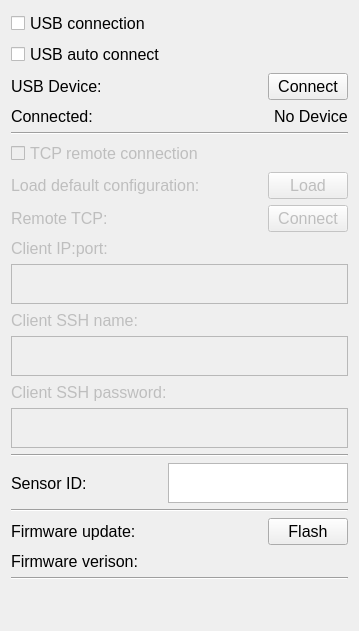
        <widget class="QWidget" name="tab_6">
         <attribute name="title">
          <string>Connection</string>
         </attribute>
         <layout class="QGridLayout" name="gridLayout_31">
          <item row="18" column="0">
           <layout class="QHBoxLayout" name="horizontalLayout_21">
            <item>
             <widget class="QLabel" name="label_69">
              <property name="sizePolicy">
               <sizepolicy hsizetype="Fixed" vsizetype="Fixed">
                <horstretch>0</horstretch>
                <verstretch>0</verstretch>
               </sizepolicy>
              </property>
              <property name="maximumSize">
               <size>
                <width>250</width>
                <height>30</height>
               </size>
              </property>
              <property name="font">
               <font>
                <pointsize>12</pointsize>
               </font>
              </property>
              <property name="text">
               <string>Firmware update:</string>
              </property>
             </widget>
            </item>
            <item>
             <spacer name="horizontalSpacer_36">
              <property name="orientation">
               <enum>Qt::Horizontal</enum>
              </property>
              <property name="sizeHint" stdset="0">
               <size>
                <width>40</width>
                <height>20</height>
               </size>
              </property>
             </spacer>
            </item>
            <item>
             <widget class="QPushButton" name="activate_boot_mode_button">
              <property name="sizePolicy">
               <sizepolicy hsizetype="Fixed" vsizetype="Fixed">
                <horstretch>0</horstretch>
                <verstretch>0</verstretch>
               </sizepolicy>
              </property>
              <property name="maximumSize">
               <size>
                <width>90</width>
                <height>30</height>
               </size>
              </property>
              <property name="font">
               <font>
                <pointsize>12</pointsize>
               </font>
              </property>
              <property name="text">
               <string>Flash</string>
              </property>
             </widget>
            </item>
           </layout>
          </item>
          <item row="19" column="0">
           <layout class="QHBoxLayout" name="horizontalLayout_22">
            <item>
             <widget class="QLabel" name="label_10">
              <property name="font">
               <font>
                <pointsize>12</pointsize>
               </font>
              </property>
              <property name="text">
               <string>Firmware verison:</string>
              </property>
             </widget>
            </item>
            <item>
             <spacer name="horizontalSpacer_30">
              <property name="orientation">
               <enum>Qt::Horizontal</enum>
              </property>
              <property name="sizeHint" stdset="0">
               <size>
                <width>40</width>
                <height>20</height>
               </size>
              </property>
             </spacer>
            </item>
            <item>
             <widget class="QLabel" name="firmware_version_label">
              <property name="text">
               <string/>
              </property>
             </widget>
            </item>
           </layout>
          </item>
          <item row="0" column="0">
           <widget class="QCheckBox" name="usb_connection_checkBox">
            <property name="font">
             <font>
              <pointsize>12</pointsize>
             </font>
            </property>
            <property name="text">
             <string>USB connection</string>
            </property>
           </widget>
          </item>
          <item row="3" column="0">
           <layout class="QHBoxLayout" name="horizontalLayout_3">
            <item>
             <widget class="QLabel" name="label_63">
              <property name="sizePolicy">
               <sizepolicy hsizetype="Fixed" vsizetype="Fixed">
                <horstretch>0</horstretch>
                <verstretch>0</verstretch>
               </sizepolicy>
              </property>
              <property name="maximumSize">
               <size>
                <width>250</width>
                <height>30</height>
               </size>
              </property>
              <property name="font">
               <font>
                <pointsize>12</pointsize>
               </font>
              </property>
              <property name="text">
               <string>Connected:</string>
              </property>
             </widget>
            </item>
            <item>
             <spacer name="horizontalSpacer_7">
              <property name="orientation">
               <enum>Qt::Horizontal</enum>
              </property>
              <property name="sizeHint" stdset="0">
               <size>
                <width>40</width>
                <height>20</height>
               </size>
              </property>
             </spacer>
            </item>
            <item>
             <widget class="QLabel" name="usb_device_connected_label">
              <property name="sizePolicy">
               <sizepolicy hsizetype="Fixed" vsizetype="Fixed">
                <horstretch>0</horstretch>
                <verstretch>0</verstretch>
               </sizepolicy>
              </property>
              <property name="maximumSize">
               <size>
                <width>250</width>
                <height>30</height>
               </size>
              </property>
              <property name="font">
               <font>
                <pointsize>12</pointsize>
               </font>
              </property>
              <property name="text">
               <string>No Device</string>
              </property>
             </widget>
            </item>
           </layout>
          </item>
          <item row="10" column="0">
           <layout class="QGridLayout" name="gridLayout_30">
            <item row="1" column="0">
             <layout class="QHBoxLayout" name="horizontalLayout_10">
              <item>
               <widget class="QLabel" name="label_52">
                <property name="enabled">
                 <bool>false</bool>
                </property>
                <property name="sizePolicy">
                 <sizepolicy hsizetype="Fixed" vsizetype="Fixed">
                  <horstretch>0</horstretch>
                  <verstretch>0</verstretch>
                 </sizepolicy>
                </property>
                <property name="maximumSize">
                 <size>
                  <width>250</width>
                  <height>30</height>
                 </size>
                </property>
                <property name="font">
                 <font>
                  <pointsize>12</pointsize>
                 </font>
                </property>
                <property name="text">
                 <string>Client IP:port:</string>
                </property>
               </widget>
              </item>
              <item>
               <spacer name="horizontalSpacer_4">
                <property name="orientation">
                 <enum>Qt::Horizontal</enum>
                </property>
                <property name="sizeHint" stdset="0">
                 <size>
                  <width>40</width>
                  <height>20</height>
                 </size>
                </property>
               </spacer>
              </item>
             </layout>
            </item>
            <item row="3" column="0">
             <widget class="QPlainTextEdit" name="client_ip_port_plainTextEdit">
              <property name="enabled">
               <bool>false</bool>
              </property>
              <property name="sizePolicy">
               <sizepolicy hsizetype="MinimumExpanding" vsizetype="MinimumExpanding">
                <horstretch>0</horstretch>
                <verstretch>0</verstretch>
               </sizepolicy>
              </property>
              <property name="minimumSize">
               <size>
                <width>337</width>
                <height>30</height>
               </size>
              </property>
              <property name="maximumSize">
               <size>
                <width>395</width>
                <height>40</height>
               </size>
              </property>
              <property name="font">
               <font>
                <pointsize>12</pointsize>
               </font>
              </property>
             </widget>
            </item>
            <item row="5" column="0">
             <layout class="QHBoxLayout" name="horizontalLayout_13">
              <item>
               <widget class="QLabel" name="label_50">
                <property name="enabled">
                 <bool>false</bool>
                </property>
                <property name="sizePolicy">
                 <sizepolicy hsizetype="Fixed" vsizetype="Fixed">
                  <horstretch>0</horstretch>
                  <verstretch>0</verstretch>
                 </sizepolicy>
                </property>
                <property name="maximumSize">
                 <size>
                  <width>250</width>
                  <height>30</height>
                 </size>
                </property>
                <property name="font">
                 <font>
                  <pointsize>12</pointsize>
                 </font>
                </property>
                <property name="text">
                 <string>Client SSH name:</string>
                </property>
               </widget>
              </item>
              <item>
               <spacer name="horizontalSpacer_5">
                <property name="orientation">
                 <enum>Qt::Horizontal</enum>
                </property>
                <property name="sizeHint" stdset="0">
                 <size>
                  <width>40</width>
                  <height>20</height>
                 </size>
                </property>
               </spacer>
              </item>
             </layout>
            </item>
            <item row="6" column="0">
             <widget class="QPlainTextEdit" name="client_ssh_name_plainTextEdit">
              <property name="enabled">
               <bool>false</bool>
              </property>
              <property name="sizePolicy">
               <sizepolicy hsizetype="MinimumExpanding" vsizetype="MinimumExpanding">
                <horstretch>0</horstretch>
                <verstretch>0</verstretch>
               </sizepolicy>
              </property>
              <property name="minimumSize">
               <size>
                <width>337</width>
                <height>40</height>
               </size>
              </property>
              <property name="maximumSize">
               <size>
                <width>395</width>
                <height>40</height>
               </size>
              </property>
              <property name="font">
               <font>
                <pointsize>14</pointsize>
               </font>
              </property>
             </widget>
            </item>
           </layout>
          </item>
          <item row="2" column="0">
           <layout class="QHBoxLayout" name="horizontalLayout">
            <item>
             <widget class="QLabel" name="label_62">
              <property name="sizePolicy">
               <sizepolicy hsizetype="Fixed" vsizetype="Fixed">
                <horstretch>0</horstretch>
                <verstretch>0</verstretch>
               </sizepolicy>
              </property>
              <property name="maximumSize">
               <size>
                <width>250</width>
                <height>30</height>
               </size>
              </property>
              <property name="font">
               <font>
                <pointsize>12</pointsize>
               </font>
              </property>
              <property name="text">
               <string>USB Device:</string>
              </property>
             </widget>
            </item>
            <item>
             <spacer name="horizontalSpacer_39">
              <property name="orientation">
               <enum>Qt::Horizontal</enum>
              </property>
              <property name="sizeHint" stdset="0">
               <size>
                <width>40</width>
                <height>20</height>
               </size>
              </property>
             </spacer>
            </item>
            <item>
             <widget class="QPushButton" name="usb_device_connect_button">
              <property name="sizePolicy">
               <sizepolicy hsizetype="Fixed" vsizetype="Fixed">
                <horstretch>0</horstretch>
                <verstretch>0</verstretch>
               </sizepolicy>
              </property>
              <property name="maximumSize">
               <size>
                <width>90</width>
                <height>30</height>
               </size>
              </property>
              <property name="font">
               <font>
                <pointsize>12</pointsize>
               </font>
              </property>
              <property name="text">
               <string>Connect</string>
              </property>
             </widget>
            </item>
           </layout>
          </item>
          <item row="9" column="0">
           <layout class="QHBoxLayout" name="horizontalLayout_15">
            <item>
             <widget class="QLabel" name="label_55">
              <property name="enabled">
               <bool>false</bool>
              </property>
              <property name="sizePolicy">
               <sizepolicy hsizetype="Fixed" vsizetype="Fixed">
                <horstretch>0</horstretch>
                <verstretch>0</verstretch>
               </sizepolicy>
              </property>
              <property name="maximumSize">
               <size>
                <width>250</width>
                <height>30</height>
               </size>
              </property>
              <property name="font">
               <font>
                <pointsize>12</pointsize>
               </font>
              </property>
              <property name="text">
               <string>Remote TCP:</string>
              </property>
             </widget>
            </item>
            <item>
             <spacer name="horizontalSpacer_37">
              <property name="enabled">
               <bool>false</bool>
              </property>
              <property name="orientation">
               <enum>Qt::Horizontal</enum>
              </property>
              <property name="sizeHint" stdset="0">
               <size>
                <width>40</width>
                <height>20</height>
               </size>
              </property>
             </spacer>
            </item>
            <item>
             <widget class="QPushButton" name="remote_tcp_connect_button">
              <property name="enabled">
               <bool>false</bool>
              </property>
              <property name="sizePolicy">
               <sizepolicy hsizetype="Fixed" vsizetype="Fixed">
                <horstretch>0</horstretch>
                <verstretch>0</verstretch>
               </sizepolicy>
              </property>
              <property name="maximumSize">
               <size>
                <width>90</width>
                <height>30</height>
               </size>
              </property>
              <property name="font">
               <font>
                <pointsize>12</pointsize>
               </font>
              </property>
              <property name="text">
               <string>Connect</string>
              </property>
             </widget>
            </item>
           </layout>
          </item>
          <item row="11" column="0">
           <layout class="QHBoxLayout" name="horizontalLayout_11">
            <item>
             <widget class="QLabel" name="label_54">
              <property name="enabled">
               <bool>false</bool>
              </property>
              <property name="sizePolicy">
               <sizepolicy hsizetype="Fixed" vsizetype="Fixed">
                <horstretch>0</horstretch>
                <verstretch>0</verstretch>
               </sizepolicy>
              </property>
              <property name="maximumSize">
               <size>
                <width>250</width>
                <height>30</height>
               </size>
              </property>
              <property name="font">
               <font>
                <pointsize>12</pointsize>
               </font>
              </property>
              <property name="text">
               <string>Client SSH password:</string>
              </property>
             </widget>
            </item>
            <item>
             <widget class="QLabel" name="label_51">
              <property name="sizePolicy">
               <sizepolicy hsizetype="Fixed" vsizetype="Fixed">
                <horstretch>0</horstretch>
                <verstretch>0</verstretch>
               </sizepolicy>
              </property>
              <property name="maximumSize">
               <size>
                <width>250</width>
                <height>30</height>
               </size>
              </property>
              <property name="font">
               <font>
                <pointsize>12</pointsize>
               </font>
              </property>
              <property name="text">
               <string/>
              </property>
             </widget>
            </item>
            <item>
             <spacer name="horizontalSpacer_6">
              <property name="orientation">
               <enum>Qt::Horizontal</enum>
              </property>
              <property name="sizeHint" stdset="0">
               <size>
                <width>40</width>
                <height>20</height>
               </size>
              </property>
             </spacer>
            </item>
           </layout>
          </item>
          <item row="1" column="0">
           <widget class="QCheckBox" name="usb_auto_connect_checkBox">
            <property name="font">
             <font>
              <pointsize>12</pointsize>
             </font>
            </property>
            <property name="text">
             <string>USB auto connect</string>
            </property>
           </widget>
          </item>
          <item row="5" column="0">
           <widget class="QCheckBox" name="tcp_remote_control_checkBox">
            <property name="enabled">
             <bool>false</bool>
            </property>
            <property name="font">
             <font>
              <pointsize>12</pointsize>
             </font>
            </property>
            <property name="text">
             <string>TCP remote connection</string>
            </property>
           </widget>
          </item>
          <item row="6" column="0">
           <layout class="QHBoxLayout" name="horizontalLayout_14">
            <item>
             <widget class="QLabel" name="label_53">
              <property name="enabled">
               <bool>false</bool>
              </property>
              <property name="sizePolicy">
               <sizepolicy hsizetype="Fixed" vsizetype="Fixed">
                <horstretch>0</horstretch>
                <verstretch>0</verstretch>
               </sizepolicy>
              </property>
              <property name="maximumSize">
               <size>
                <width>250</width>
                <height>30</height>
               </size>
              </property>
              <property name="font">
               <font>
                <pointsize>12</pointsize>
               </font>
              </property>
              <property name="text">
               <string>Load default configuration:</string>
              </property>
             </widget>
            </item>
            <item>
             <spacer name="horizontalSpacer_38">
              <property name="enabled">
               <bool>false</bool>
              </property>
              <property name="orientation">
               <enum>Qt::Horizontal</enum>
              </property>
              <property name="sizeHint" stdset="0">
               <size>
                <width>40</width>
                <height>20</height>
               </size>
              </property>
             </spacer>
            </item>
            <item>
             <widget class="QPushButton" name="load_default_tcp_settings_button">
              <property name="enabled">
               <bool>false</bool>
              </property>
              <property name="sizePolicy">
               <sizepolicy hsizetype="Fixed" vsizetype="Fixed">
                <horstretch>0</horstretch>
                <verstretch>0</verstretch>
               </sizepolicy>
              </property>
              <property name="maximumSize">
               <size>
                <width>90</width>
                <height>30</height>
               </size>
              </property>
              <property name="font">
               <font>
                <pointsize>12</pointsize>
               </font>
              </property>
              <property name="text">
               <string>Load</string>
              </property>
             </widget>
            </item>
           </layout>
          </item>
          <item row="12" column="0">
           <widget class="QPlainTextEdit" name="client_ssh_pwd_plainTextEdit">
            <property name="enabled">
             <bool>false</bool>
            </property>
            <property name="sizePolicy">
             <sizepolicy hsizetype="MinimumExpanding" vsizetype="MinimumExpanding">
              <horstretch>0</horstretch>
              <verstretch>0</verstretch>
             </sizepolicy>
            </property>
            <property name="minimumSize">
             <size>
              <width>337</width>
              <height>40</height>
             </size>
            </property>
            <property name="maximumSize">
             <size>
              <width>395</width>
              <height>40</height>
             </size>
            </property>
            <property name="font">
             <font>
              <pointsize>12</pointsize>
             </font>
            </property>
           </widget>
          </item>
          <item row="20" column="0">
           <widget class="Line" name="line_6">
            <property name="orientation">
             <enum>Qt::Horizontal</enum>
            </property>
           </widget>
          </item>
          <item row="14" column="0">
           <layout class="QHBoxLayout" name="horizontalLayout_16">
            <item>
             <widget class="QLabel" name="label_56">
              <property name="sizePolicy">
               <sizepolicy hsizetype="Fixed" vsizetype="Fixed">
                <horstretch>0</horstretch>
                <verstretch>0</verstretch>
               </sizepolicy>
              </property>
              <property name="maximumSize">
               <size>
                <width>150</width>
                <height>30</height>
               </size>
              </property>
              <property name="font">
               <font>
                <pointsize>12</pointsize>
               </font>
              </property>
              <property name="text">
               <string>Sensor ID:</string>
              </property>
             </widget>
            </item>
            <item>
             <spacer name="horizontalSpacer_12">
              <property name="orientation">
               <enum>Qt::Horizontal</enum>
              </property>
              <property name="sizeHint" stdset="0">
               <size>
                <width>40</width>
                <height>20</height>
               </size>
              </property>
             </spacer>
            </item>
            <item>
             <widget class="QPlainTextEdit" name="sensor_id_plainTextEdit">
              <property name="sizePolicy">
               <sizepolicy hsizetype="Fixed" vsizetype="Fixed">
                <horstretch>0</horstretch>
                <verstretch>0</verstretch>
               </sizepolicy>
              </property>
              <property name="minimumSize">
               <size>
                <width>180</width>
                <height>40</height>
               </size>
              </property>
              <property name="maximumSize">
               <size>
                <width>180</width>
                <height>40</height>
               </size>
              </property>
              <property name="font">
               <font>
                <pointsize>12</pointsize>
               </font>
              </property>
             </widget>
            </item>
           </layout>
          </item>
          <item row="13" column="0">
           <widget class="Line" name="line_12">
            <property name="orientation">
             <enum>Qt::Horizontal</enum>
            </property>
           </widget>
          </item>
          <item row="4" column="0">
           <widget class="Line" name="line_13">
            <property name="orientation">
             <enum>Qt::Horizontal</enum>
            </property>
           </widget>
          </item>
          <item row="17" column="0">
           <widget class="Line" name="line_14">
            <property name="orientation">
             <enum>Qt::Horizontal</enum>
            </property>
           </widget>
          </item>
          <item row="21" column="0">
           <spacer name="verticalSpacer_3">
            <property name="orientation">
             <enum>Qt::Vertical</enum>
            </property>
            <property name="sizeHint" stdset="0">
             <size>
              <width>20</width>
              <height>40</height>
             </size>
            </property>
           </spacer>
          </item>
         </layout>
        </widget>
